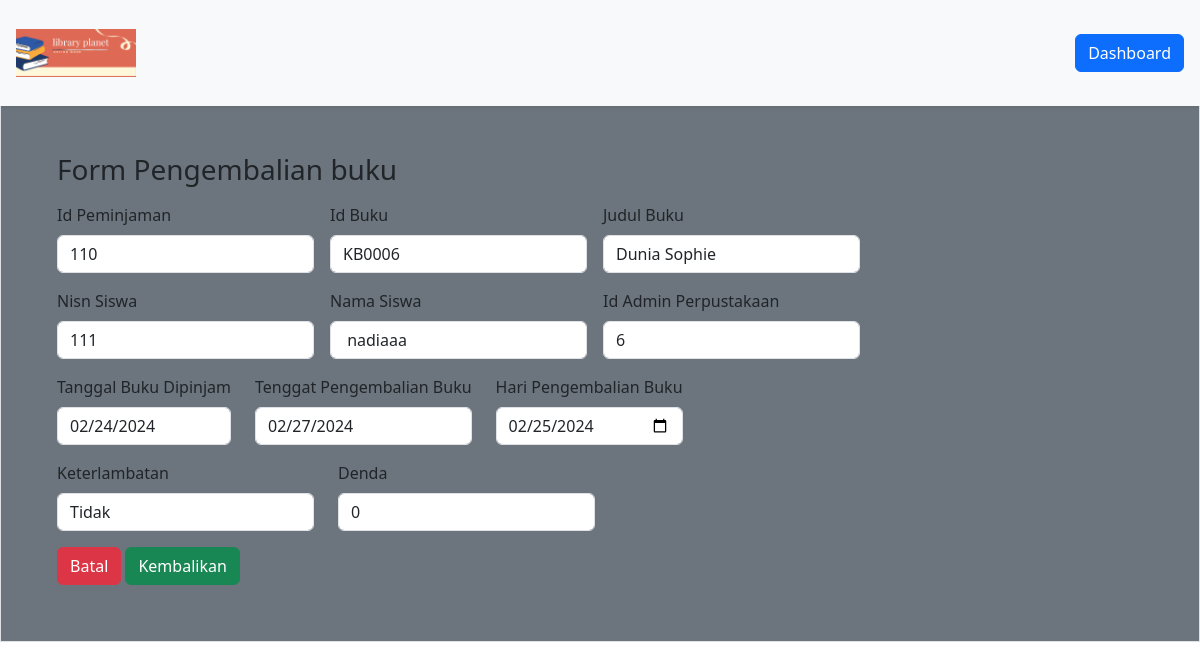
Screenshot of /DashboardMember/formPeminjaman/pengembalianBuku.php?id=110 (signed in) with the database file from the repository.
### tables this page shows
CREATE TABLE `peminjaman` (
  `id_peminjaman` int(11) NOT NULL,
  `id_buku` varchar(20) NOT NULL,
  `nisn` int(11) NOT NULL,
  `id_admin` int(11) NOT NULL,
  `tgl_peminjaman` date NOT NULL,
  `tgl_pengembalian` date NOT NULL,
  `status` varchar(40) NOT NULL,
  `harga` int(50) NOT NULL
);

CREATE TABLE `buku` (
  `cover` varchar(255) NOT NULL,
  `id_buku` varchar(20) NOT NULL,
  `kategori` varchar(255) NOT NULL,
  `judul` varchar(255) NOT NULL,
  `pengarang` varchar(255) NOT NULL,
  `penerbit` varchar(255) NOT NULL,
  `tahun_terbit` date NOT NULL,
  `jumlah_halaman` int(11) NOT NULL,
  `buku_deskripsi` text NOT NULL,
  `isi_buku` varchar(250) NOT NULL
);

CREATE TABLE `member` (
  `nisn` int(11) NOT NULL,
  `kode_member` varchar(12) NOT NULL,
  `nama` varchar(255) NOT NULL,
  `password` varchar(255) NOT NULL,
  `jenis_kelamin` varchar(20) NOT NULL,
  `kelas` varchar(5) NOT NULL,
  `jurusan` varchar(50) NOT NULL,
  `no_tlp` varchar(15) NOT NULL,
  `tgl_pendaftaran` date NOT NULL
);

### config/config.php (called while the page is built, shortened)
<?php
$host = "127.0.0.1";
$username = "root";
$password = "";
$database_name = "perpus_sanjaya";
$connection = mysqli_connect($host, $username, $password, $database_name);
function queryReadData($dataKategori) {
  global $connection;
  $result = mysqli_query($connection, $dataKategori);
  $items = [];
  while($item = mysqli_fetch_assoc($result)) {
    $items[] = $item;
  }
  return $items;
}
?>

### DashboardMember/formPeminjaman/pengembalianBuku.php (the view, shortened to what this page needs)
<?php
require "../../config/config.php";
$idPeminjaman = $_GET["id"];
$query = queryReadData("SELECT peminjaman.id_peminjaman, peminjaman.id_buku, buku.judul, peminjaman.nisn, member.nama, peminjaman.id_admin, peminjaman.tgl_peminjaman, peminjaman.tgl_pengembalian
FROM peminjaman
INNER JOIN buku ON peminjaman.id_buku = buku.id_buku
INNER JOIN member ON peminjaman.nisn = member.nisn
WHERE peminjaman.id_peminjaman = $idPeminjaman");
?>
<!DOCTYPE html>
<html lang="en">
  <head>
    <link href="https://cdn.jsdelivr.net/npm/bootstrap@5.3.2/dist/css/bootstrap.min.css" rel="stylesheet">
  </head>
  <body>
    <nav class="navbar fixed-top bg-body-tertiary shadow-sm">
      <div class="container-fluid p-3">
        <a class="navbar-brand" href="#">
          <img src="../../assets/library Book Sale.png" alt="logo" width="120px">
        </a>
        <a class="btn btn-primary" href="../dashboardMember.php">Dashboard</a>
      </div>
    </nav>
    <div class="p-3 mb-2 border bg-secondary">
    <div class="p-4 mt-5">
      <div class=" p-3 mt-5">
    <form action="" method="post">
    <h3>Form Pengembalian buku</h3>
    <?php foreach ($query as $item) : ?>
    <div class="mt-3 d-flex flex-wrap gap-3">
     <div class="mb-3">
      <label for="exampleFormControlInput1" class="form-label">Id Peminjaman</label>
      <input type="number" class="form-control" placeholder="id peminjaman" name="id_peminjaman" id="id_peminjaman" value="<?= $item["id_peminjaman"]; ?>" readonly>
    </div>
     <div class="mb-3">
      <label for="exampleFormControlInput1" class="form-label">Id Buku</label>
      <input type="text" class="form-control" placeholder="id peminjaman" name="id_buku" id="id_buku" value="<?= $item["id_buku"]; ?>" readonly>
    </div>
     <div class="mb-3">
      <label for="exampleFormControlInput1" class="form-label">Judul Buku</label>
      <input type="text" class="form-control" placeholder="Judul Buku" name="judul" id="judul" value="<?= $item["judul"]; ?>" readonly>
    </div>
    </div>
  <div class="d-flex flex-wrap gap-3">
    <div class="mb-3">
      <label for="exampleFormControlInput1" class="form-label">Nisn Siswa</label>
      <input type="number" class="form-control" placeholder="Nisn Siswa" name="nisn" id="nisn" value="<?= $item["nisn"]; ?>" readonly>
    </div>
    <div class="mb-3">
      <label for="exampleFormControlInput1" class="form-label">Nama Siswa</label>
      <input type="text" class="form-control" placeholder="Nama Siswa" name="nama" id="nama" value=" <?= $item["nama"]; ?>" readonly>
    </div>
    <div class="mb-3">
      <label for="exampleFormControlInput1" class="form-label">Id Admin Perpustakaan</label>
      <input type="number" class="form-control" placeholder="Id Admin" name="id_admin" id="id_admin" value="<?= $item["id_admin"]; ?>" readonly>
    </div>
  </div>
  <div class="d-flex flex-wrap gap-4">
    <div class="mb-3">
      <label for="exampleFormControlInput1" class="form-label">Tanggal Buku Dipinjam</label>
      <input type="date" class="form-control" name="tgl_peminjaman" id="tgl_peminjaman" value="<?= $item["tgl_peminjaman"]; ?>" readonly>
    </div>
    <div class="mb-3">
      <label for="exampleFormControlInput1" class="form-label">Tenggat Pengembalian Buku</label>
      <input type="date" class="form-control" name="tgl_pengembalian" id="tgl_pengembalian" value="<?= $item["tgl_pengembalian"]; ?>"  oninput="hitungDenda()" readonly>
    </div>
    <div class="mb-3">
      <label for="exampleFormControlInput1" class="form-label">Hari Pengembalian Buku</label>
      <input type="date" class="form-control" name="buku_kembali" id="buku_kembali" value="<?php echo date('Y-m-d');?>" oninput="hitungDenda()">
    </div>
  </div>
  <?php endforeach; ?>
  <div class="d-flex flex-wrap gap-4">
    <div class="mb-3">
      <label for="exampleFormControlInput1" class="form-label">Keterlambatan</label>
      <input type="text" class="form-control" name="keterlambatan" id="keterlambatan" oninput="hitungDenda()" readonly>
    </div>
    <div class="mb-3">
      <label for="exampleFormControlInput1" class="form-label">Denda</label>
       <input type="number" class="form-control" name="denda" id="denda" readonly>
    </div>
  </div>
  <a class="btn btn-danger" href="TransaksiPeminjaman.php"> Batal</a>
  <button type="submit" class="btn btn-success" name="kembalikan">Kembalikan</button>
    </form>
    </div>
  </div>
  </body>
</html>

### rows the page displays
peminjaman: id_peminjaman "110", id_buku "KB0006", judul "Dunia Sophie", nisn "111", nama "nadiaaa", id_admin "6", tgl_peminjaman "02/24/2024", tgl_pengembalian "02/27/2024"
